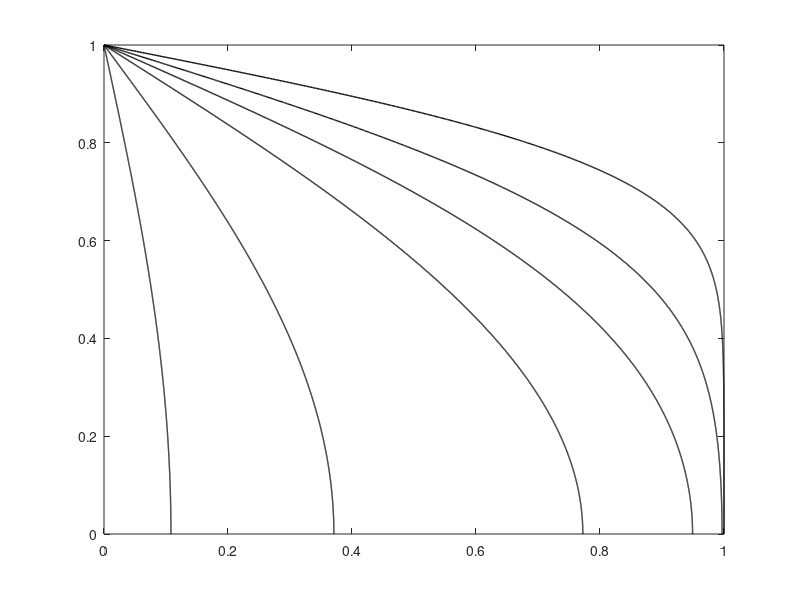

Reproduce this figure in MATLAB.
function[t,AS] = as_wave_propagation()
% Aangepaste code van Miriam
% plot analytical solution for x = 1.5
Ec = 3E9; %5E9;
rw = 1E3;
rs = (1/0.6)*1.6E3;
n = 0.4;
%rsat = (1-n)*rs + n*rw;
k = 1E-3;
g = 10;
Kw = 3E9;
H = 1;
J = 1/800;

% plot analytical solution
cv = k / (rw * g * (1/Ec + n/Kw)); 
T = [0.02,0.05,0.1,0.2,0.5,1];
x = (0:J/2:H+0.00000001)';
K = 50001;
AS = 0*x*T;
for j = 1:K
    for i = 1:length(T)
    AS(:,i) = AS(:,i) + 4/pi * (-1)^(j-1)/(2*j-1) * cos((2*j-1) * pi/2 * (x) / H) * exp(-(2*j-1)^2 * pi^2/4 * T(i));
    end
end

for i = 1:length(T)
    plot(AS(:,i),x,'-k','LineWidth',1)
    hold on
end
